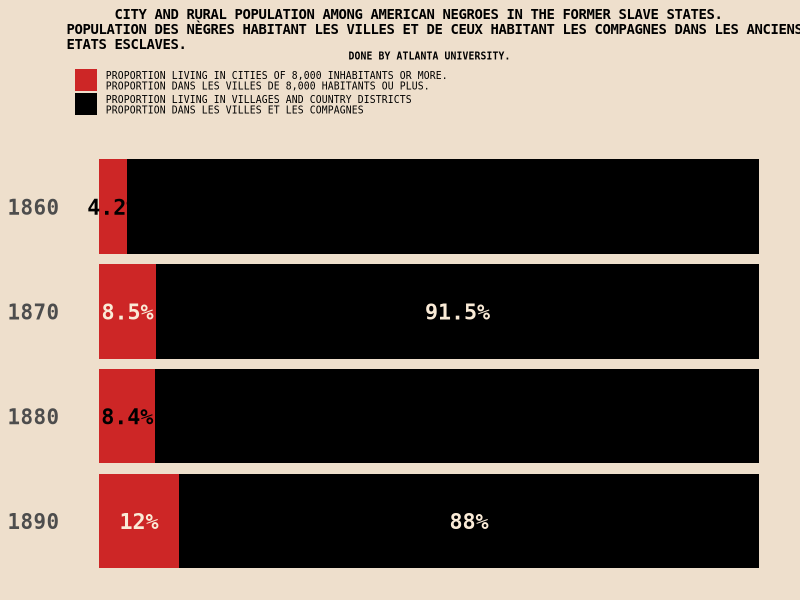

Write R code to recreate this figure.
#################################
### ggplot2 meets W. E. B. Du Bois
###
### graph 3: =========================================
### city and rural population
### original: https://hdl.loc.gov/loc.pnp/ppmsca.33914
###
### digitized original collection available at:
### https://www.loc.gov/pictures/collection/anedub/dubois.html
#################################

library(dplyr)
library(ggplot2)

### intial setup: ====================================

# going to use the Inconsolata font, available for download here:
# https://fonts.google.com/specimen/Inconsolata
font_name <- "Inconsolata"

# set up theme skeleton with apporpriate font, correct background color,
# centered and bold main title, centered subtitle
theme_du_bois <- function() {
  theme_gray(base_family = font_name) %+replace%
    theme(
      plot.background = element_rect(
        fill = "antiquewhite2",
        color = "antiquewhite2"
      ),
      panel.background = element_rect(
        fill = "antiquewhite2",
        color = "antiquewhite2"
      ),
      plot.title = element_text(
        hjust = 0.5,
        face = "bold"
      ),
      plot.subtitle = element_text(hjust = 0.5)
    )
}

# creating data from original graph -------
popn <- data.frame(
  year = rep(seq(1860, 1890, by = 10), times = 2),
  group = rep(c("city", "rural"), each = 4),
  pct = c(4.2, 8.5, 8.4, 12, 95.8, 91.5, 91.6, 88)
)

# plot -------
ppmsca_33914 <- ggplot(
  data = popn,
  mapping = aes(
    x = year,
    y = pct,
    fill = rev(group)
  )
) +
  geom_bar(stat = "identity") +
  geom_text(aes(
    label = paste0(pct, "%"),
    family = font_name,
    fontface = "bold"
  ),
  position = position_stack(vjust = 0.5),
  color = rep(c("black", "antiquewhite"), times = 4
  ),
  # need the 4.2% smaller to fit within the area
  size = c(5.5, 5.5, 5.5, 5.5, 5.5, 5.5, 3, 5.5)
  ) +
  coord_flip() +
  # to get the French title correctly, i can left-justify the entire title and
  # just pad the English title for indentation
  labs(
    title = "      CITY AND RURAL POPULATION AMONG AMERICAN NEGROES IN THE FORMER SLAVE STATES.\nPOPULATION DES NÈGRES HABITANT LES VILLES ET DE CEUX HABITANT LES COMPAGNES DANS LES ANCIENS\nETATS ESCLAVES.",
    subtitle = "DONE BY ATLANTA UNIVERSITY.",
    x = NULL,
    y = NULL
  ) +
  scale_fill_manual(
    values = c("black", "firebrick3"),
    name = NULL,
    labels = c(
      "PROPORTION LIVING IN VILLAGES AND COUNTRY DISTRICTS\nPROPORTION DANS LES VILLES ET LES COMPAGNES",
      "PROPORTION LIVING IN CITIES OF 8,000 INHABITANTS OR MORE.\nPROPORTION DANS LES VILLES DE 8,000 HABITANTS OU PLUS."
    ),
    # reverse legend so that city is on top and stays red
    guide = guide_legend(reverse = TRUE)
  ) +
  scale_x_reverse() +
  theme_du_bois()

# theme adjustments
ppmsca_33914 + theme(
  plot.title = element_text(
    size = 10,
    hjust = 0
  ),
  # ^make title left-justified
  plot.subtitle = element_text(
    size = 7,
    face = "bold"
  ),
  axis.ticks = element_blank(),
  axis.text.x = element_blank(),
  axis.text.y = element_text(
    face = "bold",
    size = 15
  ),
  panel.grid.major.x = element_blank(),
  panel.grid.minor = element_blank(),
  panel.grid.major.y = element_blank(),
  legend.text = element_text(size = 7),
  legend.position = "top",
  # make legend keys vertical and left-justified
  legend.direction = "vertical",
  legend.justification = "left",
  # remove white backgrounds from legend and keys
  legend.background = element_blank(),
  legend.key = element_blank()
)
